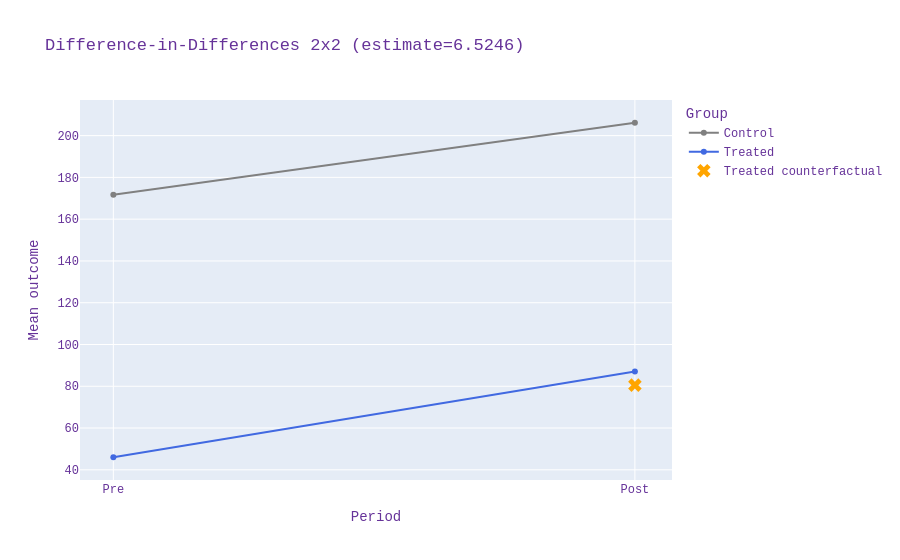
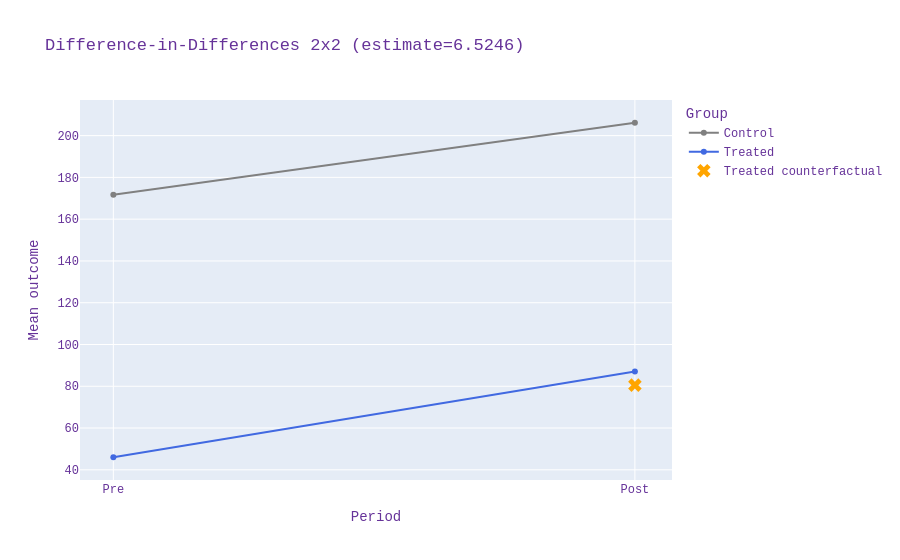

The cell these charts' notebook holds for them, in order:
### Markdown cell above
## 8. Визуализация 2x2

Что делаем:
- строим библиотечный 2x2-график с контрфактом treated-post.

Зачем:
- визуально проверить геометрию DiD-оценки.

### Code cell
did.plot_2x2()

### Figure 1 — Plotly figure (JSON) as saved in the notebook; plotly's stock layout.template omitted (floating-point values rounded to 4 significant figures)
{"data": [{"line": {"color": "gray"}, "mode": "lines+markers", "name": "Control", "type": "scatter", "x": ["Pre", "Post"], "y": [171.6, 206.2]}, {"line": {"color": "royalblue"}, "mode": "lines+markers", "name": "Treated", "type": "scatter", "x": ["Pre", "Post"], "y": [46.02, 87.06]}, {"marker": {"color": "orange", "size": 12, "symbol": "x"}, "mode": "markers", "name": "Treated counterfactual", "type": "scatter", "x": ["Post"], "y": [80.54]}], "layout": {"font": {"color": "RebeccaPurple", "family": "Courier New, monospace", "size": 12}, "legend": {"title": {"text": "Group"}}, "title": {"text": "Difference-in-Differences 2x2 (estimate=6.5246)"}, "xaxis": {"title": {"text": "Period"}}, "yaxis": {"title": {"text": "Mean outcome"}}}}

### Figure 2 — Plotly figure (JSON) as saved in the notebook; plotly's stock layout.template omitted (floating-point values rounded to 4 significant figures)
{"data": [{"line": {"color": "gray"}, "mode": "lines+markers", "name": "Control", "type": "scatter", "x": ["Pre", "Post"], "y": [171.6, 206.2]}, {"line": {"color": "royalblue"}, "mode": "lines+markers", "name": "Treated", "type": "scatter", "x": ["Pre", "Post"], "y": [46.02, 87.06]}, {"marker": {"color": "orange", "size": 12, "symbol": "x"}, "mode": "markers", "name": "Treated counterfactual", "type": "scatter", "x": ["Post"], "y": [80.54]}], "layout": {"font": {"color": "RebeccaPurple", "family": "Courier New, monospace", "size": 12}, "legend": {"title": {"text": "Group"}}, "title": {"text": "Difference-in-Differences 2x2 (estimate=6.5246)"}, "xaxis": {"title": {"text": "Period"}}, "yaxis": {"title": {"text": "Mean outcome"}}}}
